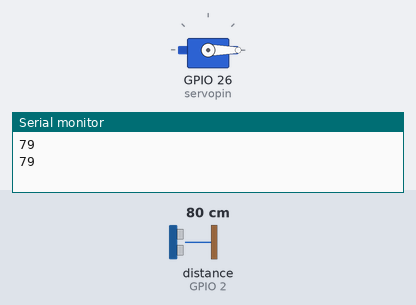
This sketch was run on a simulated ESP32. On the bench: servo, the last lines printed to the serial monitor. Wiring (inferred from the names in the program): ultrasonic range finder: trigger GPIO 4; echo GPIO 2. Inputs (shaded band) come from the test bench; at power-on: distance to the obstacle (sensor on GPIO 2) 80 cm. The echo pulse lasts 58.3 µs per cm.

Above: at 1.8 s.
1.9 s: distance to the obstacle (sensor on GPIO 2) set to 44 cm
3.4 s: distance to the obstacle (sensor on GPIO 2) set to 38 cm
At 4.8 s:
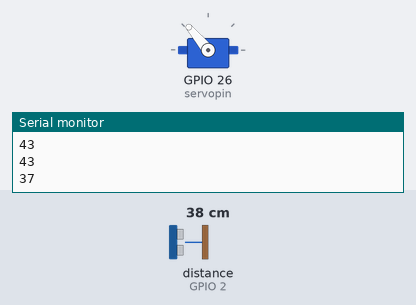
7.5 s: distance to the obstacle (sensor on GPIO 2) set to 60 cm
At 8.1 s:
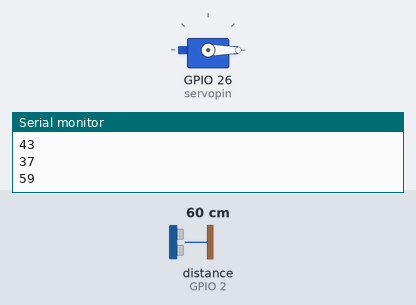
Timing chart, 0 to 10.5 s (numbered marks = the images above; inputs shaded):
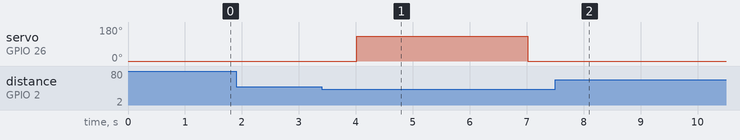

Measured:
- the behaviour switches between 41 and 40 cm on distance to the obstacle (sensor on GPIO 2) (found by bisection; images 0 and 1)
- after the input at 3.4 s, servo on GPIO 26 (servopin): 0° → 130° after 0.62 s, → 0° 3.0 s later
- after the input at 7.5 s, servo on GPIO 26 (servopin): stays 0° (without the input it goes to 130° after 0.52 s)

The sketch:

lid_open.ino
```cpp
#include <ESP32Servo.h>

#define echoPin 2             // CHANGE PIN NUMBER HERE IF YOU WANT TO USE A DIFFERENT PIN
#define trigPin 4

Servo myservo;
int servopin=26;
long duration, distance;


void setup(){
  Serial.begin (115200);
  pinMode(trigPin, OUTPUT);
  pinMode(echoPin, INPUT);
  myservo.attach(servopin);
  myservo.write(0);
}

void loop(){
  digitalWrite(trigPin, LOW);
  delayMicroseconds(2);
  digitalWrite(trigPin, HIGH);
  delayMicroseconds(10);
  digitalWrite(trigPin, LOW);
  duration = pulseIn(echoPin, HIGH);
  distance = (duration * 0.034)/2;

  Serial.println(distance);

  if (distance<40 & distance!=0) {

    myservo.write(130);
    delay(3000);
    myservo.write(0);
  }

   delay(1000);
}
```
